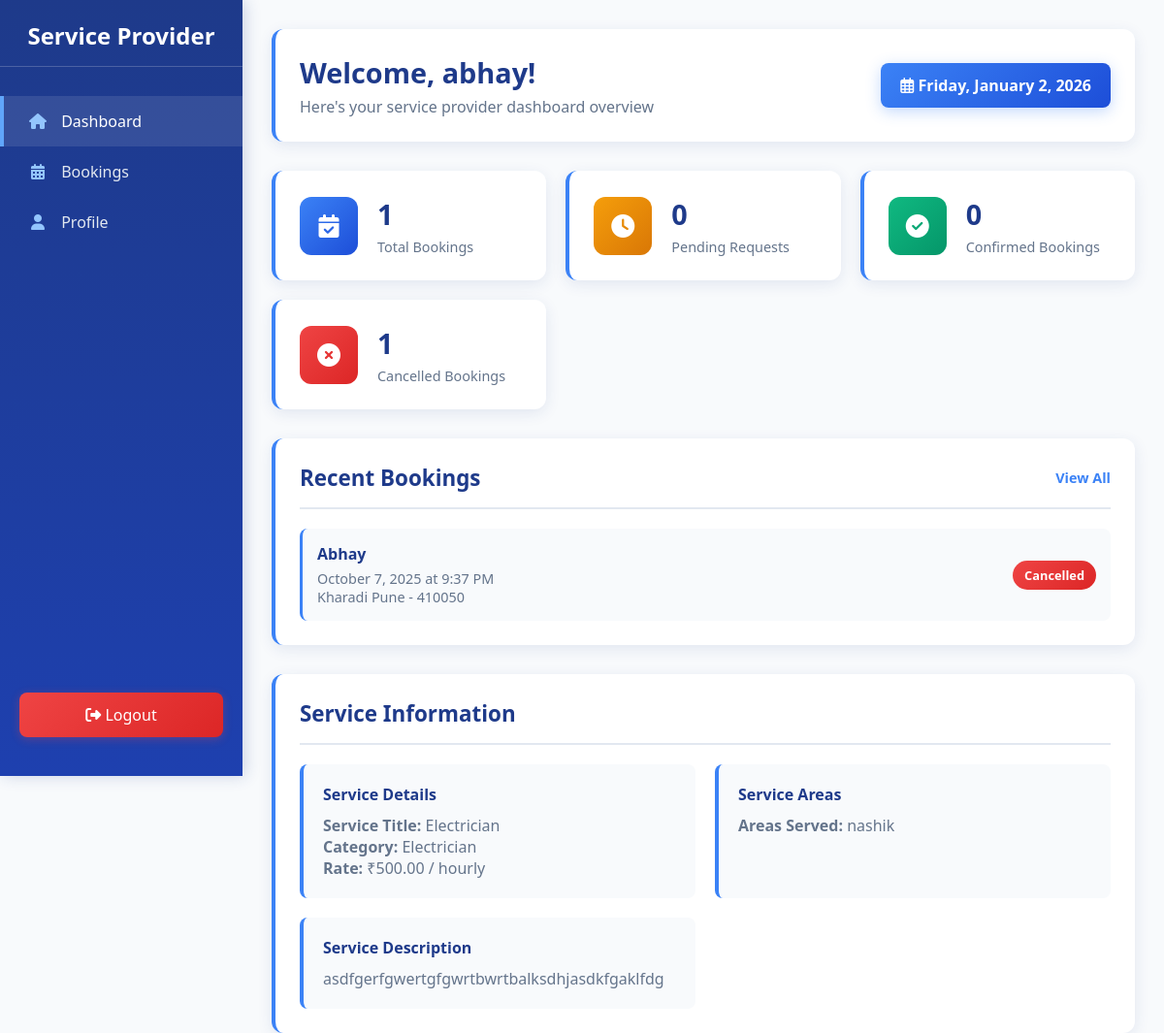
Screenshot of /user/service_provider/ (signed in) with the database file from the repository.
### tables this page shows
CREATE TABLE `service_provider` (
  `id` varchar(30) NOT NULL,
  `user_name` varchar(25) DEFAULT NULL,
  `email` varchar(25) DEFAULT NULL,
  `password` varchar(25) DEFAULT NULL,
  `description` varchar(500) DEFAULT NULL,
  `file` varchar(150) DEFAULT NULL,
  `photo` varchar(150) DEFAULT NULL,
  `status` varchar(10) NOT NULL,
  `category` varchar(100) NOT NULL,
  `per` varchar(20) NOT NULL,
  `title` varchar(50) NOT NULL,
  `service_description` varchar(500) NOT NULL,
  `area` varchar(250) NOT NULL,
  `rate` double NOT NULL
);

CREATE TABLE `bookings` (
  `id` int(11) NOT NULL,
  `user_id` int(11) NOT NULL,
  `service_provider_id` varchar(50) NOT NULL,
  `date` date NOT NULL,
  `time` time NOT NULL,
  `status` varchar(20) NOT NULL,
  `notes` varchar(500) NOT NULL
);

CREATE TABLE `user` (
  `id` int(11) NOT NULL,
  `user_name` varchar(25) NOT NULL,
  `email` varchar(50) NOT NULL,
  `password` varchar(25) NOT NULL,
  `phone` int(11) NOT NULL,
  `city` varchar(50) NOT NULL,
  `address` varchar(150) NOT NULL
);

### user/service_provider/index.php (the view, shortened to what this page needs)
<?php
    include '../../include/conn/conn.php';
    $provider_id = $_SESSION['user']['id'];
    $provider_query = "SELECT * FROM service_provider WHERE id = '$provider_id'";
    $provider_result = mysqli_query($conn, $provider_query);
    $provider_data = mysqli_fetch_assoc($provider_result);
    $total_bookings_query = "SELECT COUNT(*) as total FROM bookings WHERE service_provider_id = '$provider_id'";
    $total_bookings_result = mysqli_query($conn, $total_bookings_query);
    $total_bookings = mysqli_fetch_assoc($total_bookings_result)['total'];
    $pending_bookings_query = "SELECT COUNT(*) as pending FROM bookings WHERE service_provider_id = '$provider_id' AND status = 'pending'";
    $pending_bookings_result = mysqli_query($conn, $pending_bookings_query);
    $pending_bookings = mysqli_fetch_assoc($pending_bookings_result)['pending'];
    $confirmed_bookings_query = "SELECT COUNT(*) as confirmed FROM bookings WHERE service_provider_id = '$provider_id' AND status = 'confirmed'";
    $confirmed_bookings_result = mysqli_query($conn, $confirmed_bookings_query);
    $confirmed_bookings = mysqli_fetch_assoc($confirmed_bookings_result)['confirmed'];
    $cancelled_bookings_query = "SELECT COUNT(*) as cancelled FROM bookings WHERE service_provider_id = '$provider_id' AND status = 'cancelled'";
    $cancelled_bookings_result = mysqli_query($conn, $cancelled_bookings_query);
    $cancelled_bookings = mysqli_fetch_assoc($cancelled_bookings_result)['cancelled'];
    $recent_bookings_query = "
        SELECT b.*, u.user_name, u.phone, u.address
        FROM bookings b
        JOIN user u ON b.user_id = u.id
        WHERE b.service_provider_id = '$provider_id'
        ORDER BY b.date DESC, b.time DESC
        LIMIT 5
    ";
    $recent_bookings_result = mysqli_query($conn, $recent_bookings_query);
?>
<!DOCTYPE html>
<html lang="en">
<head>
    <link rel="stylesheet" href="https://cdnjs.cloudflare.com/ajax/libs/font-awesome/6.4.0/css/all.min.css">
</head>
<body>
    <div class="sidebar">
        <h3>Service Provider</h3>
        <div class="sidebar-nav">
            <a href="#" class="active"><i class="fas fa-home"></i> <span>Dashboard</span></a>
            <a href="bookings.php"><i class="fas fa-calendar-alt"></i> <span>Bookings</span></a>
            <a href="profile.php"><i class="fas fa-user"></i> <span>Profile</span></a>
        </div>
        <form action="" method="post">
            <button type="submit" class="logout-btn" name="logout"><i class="fas fa-sign-out-alt"></i> <span>Logout</span></button>
        </form>
    </div>
    <div class="main-content">
        <div class="header">
            <div class="welcome">
                <h1>Welcome, <?php echo htmlspecialchars($provider_data['user_name']); ?>!</h1>
                <p>Here's your service provider dashboard overview</p>
            </div>
            <div class="date-display">
                <i class="far fa-calendar-alt"></i> <?php echo date("l, F j, Y"); ?>
            </div>
        </div>
        <div class="stats-container">
            <div class="stat-card">
                <div class="stat-icon bookings-icon">
                    <i class="fas fa-calendar-check"></i>
                </div>
                <div class="stat-info">
                    <h3><?php echo $total_bookings; ?></h3>
                    <p>Total Bookings</p>
                </div>
            </div>
            <div class="stat-card">
                <div class="stat-icon pending-icon">
                    <i class="fas fa-clock"></i>
                </div>
                <div class="stat-info">
                    <h3><?php echo $pending_bookings; ?></h3>
                    <p>Pending Requests</p>
                </div>
            </div>
            <div class="stat-card">
                <div class="stat-icon confirmed-icon">
                    <i class="fas fa-check-circle"></i>
                </div>
                <div class="stat-info">
                    <h3><?php echo $confirmed_bookings; ?></h3>
                    <p>Confirmed Bookings</p>
                </div>
            </div>
            <div class="stat-card">
                <div class="stat-icon cancelled-icon">
                    <i class="fas fa-times-circle"></i>
                </div>
                <div class="stat-info">
                    <h3><?php echo $cancelled_bookings; ?></h3>
                    <p>Cancelled Bookings</p>
                </div>
            </div>
        </div>
        <div class="content-section">
            <div class="section-header">
                <h2>Recent Bookings</h2>
                <a href="bookings.php" class="view-all">View All</a>
            </div>
            <div class="booking-list">
                <?php if(mysqli_num_rows($recent_bookings_result) > 0): ?>
                    <?php while($booking = mysqli_fetch_assoc($recent_bookings_result)): ?>
                        <div class="booking-item">
                            <div class="booking-info">
                                <h4><?php echo htmlspecialchars($booking['user_name']); ?></h4>
                                <p><?php echo date("F j, Y", strtotime($booking['date'])); ?> at <?php echo date("g:i A", strtotime($booking['time'])); ?></p>
                                <p><?php echo htmlspecialchars($booking['address']); ?></p>
                            </div>
                            <div class="booking-status status-<?php echo htmlspecialchars($booking['status']); ?>">
                                <?php echo ucfirst($booking['status']); ?>
                            </div>
                        </div>
                    <?php endwhile; ?>
                <?php endif; ?>
            </div>
        </div>
        <div class="content-section">
            <div class="section-header">
                <h2>Service Information</h2>
            </div>
            <div class="service-info">
                <div class="info-card">
                    <h4>Service Details</h4>
                    <p><strong>Service Title:</strong> <?php echo htmlspecialchars($provider_data['title']); ?></p>
                    <p><strong>Category:</strong> <?php echo ucfirst(htmlspecialchars($provider_data['category'])); ?></p>
                    <p><strong>Rate:</strong> ₹<?php echo number_format($provider_data['rate'], 2); ?> / <?php echo htmlspecialchars($provider_data['per']); ?></p>
                </div>
                <div class="info-card">
                    <h4>Service Areas</h4>
                    <p><strong>Areas Served:</strong> <?php echo htmlspecialchars($provider_data['area']); ?></p>
                </div>
                <div class="info-card">
                    <h4>Service Description</h4>
                    <p><?php echo htmlspecialchars($provider_data['service_description']); ?></p>
                </div>
            </div>
        </div>
    </div>
</body>
</html>

### user/service_provider/index.php (style rules this page uses)
* { margin: 0; padding: 0; box-sizing: border-box; font-family: 'Segoe UI', Tahoma, Geneva, Verdana, sans-serif; }
body { display: flex; background-color: #f8fafc; color: #2d3748; }
.sidebar { width: 250px; background: linear-gradient(180deg, #1e3a8a, #1e40af); color: white; height: 100vh; position: fixed; padding: 20px 0; display: flex; flex-direction: column; box-shadow: 3px 0 15px rgba(30, 58, 138, 0.2); }
.sidebar h3 { text-align: center; margin-bottom: 30px; padding-bottom: 15px; border-bottom: 1px solid rgba(255, 255, 255, 0.2); font-size: 1.5rem; color: white; font-weight: 600; }
.sidebar-nav { flex: 1; }
.sidebar-nav a { display: block; padding: 15px 25px; color: #e2e8f0; text-decoration: none; transition: all 0.3s; border-left: 4px solid transparent; font-weight: 500; }
.sidebar-nav a:hover, .sidebar-nav a.active { background-color: rgba(255, 255, 255, 0.1); color: white; border-left: 4px solid #60a5fa; }
.sidebar-nav a i { margin-right: 10px; width: 20px; text-align: center; color: #93c5fd; }
.logout-btn { background: linear-gradient(135deg, #ef4444, #dc2626); color: white; border: none; padding: 12px 20px; width: calc(100% - 40px); margin: 20px; border-radius: 8px; cursor: pointer; font-size: 1rem; transition: all 0.3s; font-weight: 500; box-shadow: 0 2px 10px rgba(239, 68, 68, 0.3); }
.main-content { flex: 1; margin-left: 250px; padding: 30px; background-color: #f8fafc; }
.header { display: flex; justify-content: space-between; align-items: center; margin-bottom: 30px; background: white; padding: 25px; border-radius: 12px; box-shadow: 0 4px 15px rgba(30, 58, 138, 0.1); border-left: 4px solid #3b82f6; }
.welcome h1 { color: #1e3a8a; font-size: 1.8rem; font-weight: 700; }
.welcome p { color: #64748b; margin-top: 5px; font-weight: 500; }
.date-display { background: linear-gradient(135deg, #3b82f6, #1d4ed8); padding: 12px 20px; border-radius: 8px; box-shadow: 0 4px 15px rgba(59, 130, 246, 0.3); color: white; font-weight: 600; }
.stats-container { display: grid; grid-template-columns: repeat(auto-fit, minmax(240px, 1fr)); gap: 20px; margin-bottom: 30px; }
.stat-card { background: white; border-radius: 12px; padding: 25px; box-shadow: 0 4px 15px rgba(30, 58, 138, 0.1); display: flex; align-items: center; transition: all 0.3s; border-left: 4px solid #3b82f6; }
.stat-icon { width: 60px; height: 60px; border-radius: 12px; display: flex; align-items: center; justify-content: center; margin-right: 20px; font-size: 1.5rem; color: white; }
.bookings-icon { background: linear-gradient(135deg, #3b82f6, #1d4ed8); }
.pending-icon { background: linear-gradient(135deg, #f59e0b, #d97706); }
.confirmed-icon { background: linear-gradient(135deg, #10b981, #059669); }
.cancelled-icon { background: linear-gradient(135deg, #ef4444, #dc2626); }
.stat-info h3 { font-size: 1.8rem; margin-bottom: 5px; color: #1e3a8a; font-weight: 700; }
.stat-info p { color: #64748b; font-size: 0.9rem; font-weight: 500; }
.content-section { background: white; border-radius: 12px; padding: 25px; box-shadow: 0 4px 15px rgba(30, 58, 138, 0.1); margin-bottom: 30px; border-left: 4px solid #3b82f6; }
.section-header { display: flex; justify-content: space-between; align-items: center; margin-bottom: 20px; padding-bottom: 15px; border-bottom: 2px solid #e2e8f0; }
.section-header h2 { color: #1e3a8a; font-size: 1.4rem; font-weight: 700; }
.view-all { color: #3b82f6; text-decoration: none; font-size: 0.9rem; font-weight: 600; transition: color 0.3s; }
.booking-list { display: flex; flex-direction: column; gap: 15px; }
.booking-item { display: flex; justify-content: space-between; align-items: center; padding: 15px; border-radius: 8px; background: #f8fafc; transition: all 0.3s; border-left: 3px solid #3b82f6; }
.booking-info h4 { color: #1e3a8a; margin-bottom: 5px; font-weight: 600; }
.booking-info p { color: #64748b; font-size: 0.9rem; font-weight: 500; }
.booking-status { padding: 6px 12px; border-radius: 20px; font-size: 0.8rem; font-weight: 600; }
.status-cancelled { background: linear-gradient(135deg, #ef4444, #dc2626); color: white; }
.service-info { display: grid; grid-template-columns: repeat(auto-fit, minmax(300px, 1fr)); gap: 20px; margin-top: 20px; }
.info-card { background: #f8fafc; padding: 20px; border-radius: 8px; border-left: 4px solid #3b82f6; }
.info-card h4 { color: #1e3a8a; margin-bottom: 10px; font-weight: 600; }
.info-card p { color: #64748b; font-weight: 500; }

### rows the page displays
service_provider: user_name "abhay", title "Electrician", category "Electrician", rate "500.00", per "hourly", area "nashik", service_description "asdfgerfgwertgfgwrtbwrtbalksdhjasdkfgaklfdg"
bookings: user.user_name "Abhay", date "October 7, 2025", time "9:37 PM", user.address "Kharadi Pune - 410050", status "Cancelled"

### other values shown
$total_bookings "1"
$pending_bookings "0"
$confirmed_bookings "0"
$cancelled_bookings "1"
